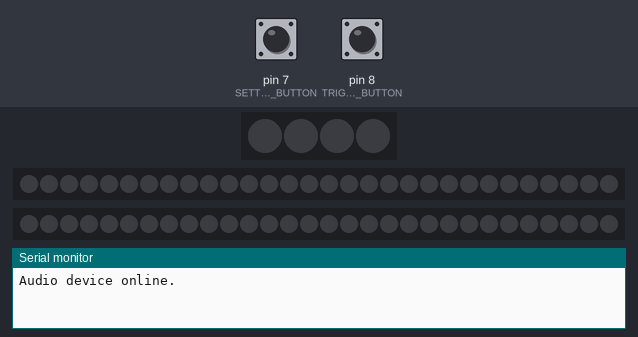
Bench run of a sketch on a simulated Arduino Uno, built with avr-gcc and run on an emulated ATmega328P. Parts: 4 RGB LEDs in strip order, left to right, 2 × 30 RGB LEDs in strip order, left to right, the last lines printed to the serial monitor. The test bench sets the inputs (shaded band); at power-on: pin 8 (TRIGGER_BUTTON) LOW, pin 7 (SETTINGS_BUTTON) LOW.

Above: at 5.9 s.
6.0 s: pin 8 (TRIGGER_BUTTON) pulled HIGH for 0.15 s
7.9 s: pin 7 (SETTINGS_BUTTON) pulled HIGH for 0.15 s
9.5 s: pin 8 (TRIGGER_BUTTON) pulled HIGH for 1 s
12.0 s: pin 7 (SETTINGS_BUTTON) pulled HIGH for 1 s
14.5 s: pin 8 (TRIGGER_BUTTON) pulsed HIGH 2 times (0.12 s each, 0.3 s apart)
At 14.96 s:
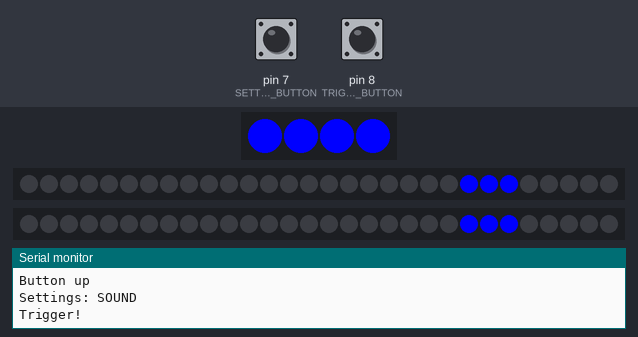
16.7 s: pin 7 (SETTINGS_BUTTON) pulsed HIGH 2 times (0.12 s each, 0.3 s apart)
Timing chart, 0 to 19.7 s (numbered marks = the images above; inputs shaded):
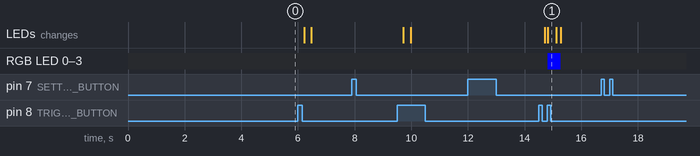

Measured:
- after the input at 14.5 s, RGB LED 0–3: off → RGB(0, 0, 255) after 0.32 s, → off 0.46 s later; the LEDs: first change after 0.22 s (image 1 shows a later state)

The sketch:

BlasterReplicaLogic.ino
```cpp
/* The script to control the working blaster model.
 * Essentially triggers LED and sound when button is pressed.
 * Also offers capabilities to change sound and color profiles.
 *
 * Author: Cyril Marx (Cycrus)
 * Year: 2023
 *
 /**********************************************************/

#include "src/LedSystem.h"
#include "src/SoundSystem.h"
#include "src/ButtonSystem.h"

LedSystem* led;
SoundSystem* sound;
ButtonSystem* buttons;

void setup()
{
  Serial.begin(9600);
  buttons = new ButtonSystem();
  led = new LedSystem();
  sound = new SoundSystem();
  delay(200);
  sound->keepSystemOnline(true);
  delay(1000);
  sound->playWelcomeSound();
}

void loop()
{
  sound->keepSystemOnline(false);

	if(buttons->isTriggerPressed())
  {
    sound->playTriggerSound();
    delay(200);
    Serial.println("Trigger!");
    led->startAnimation();
  }

  SettingsButtonState settingsState = buttons->isSettingsPressed(1, 500);

  if(led->getAnimationStep() == 0)
  {
    if(settingsState == SettingsButtonState::SHORT)
    {
      if(buttons->getCurrSettingType() == SettingsType::COLOR)
      {
        Serial.println("Next color profile");
        led->nextColorProfile();
        sound->playNewColorSound(led->getCurrColorCode());
        buttons->delayButtonPress();
      }
      else if(buttons->getCurrSettingType() == SettingsType::SOUND)
      {
        Serial.println("Next sound profile");
        sound->nextSoundProfile();
        sound->playNewSoundSound(sound->getCurrSoundCode());
        buttons->delayButtonPress();
      }
      else if(buttons->getCurrSettingType() == SettingsType::VOLUME)
      {
        Serial.println("Next volume setting");
        sound->nextVolumeSetting();
        sound->playNewVolumeSound(sound->getCurrVolumeLevel());
        buttons->delayButtonPress();
      }
      else
      {
        Serial.println("Error: Wrong settings type detected.");
      }
    }
    else if(settingsState == SettingsButtonState::LONG)
    {
      buttons->changeSettingsType();
      sound->playNewSettingSound(buttons->getCurrSettingType());
      buttons->delayButtonPress();
    }
  }
  led->performAnimationStep(1);
  delay(5);
}
```

ButtonSystem.cpp
```cpp
#include "ButtonSystem.h"

ButtonSystem::ButtonSystem()
{
  pinMode(TRIGGER_BUTTON, INPUT);
  pinMode(SETTINGS_BUTTON, INPUT);

  trigger_pressed = false;
  settings_pressed = false;
  curr_setting_type = SettingsType::COLOR;
}

bool ButtonSystem::isTriggerPressed()
{
  bool trigger = checkButtonDown(TRIGGER_BUTTON, &trigger_pressed);
  return trigger;
}

SettingsButtonState ButtonSystem::isSettingsPressed(uint32_t short_time, uint32_t long_time)
{
  SettingsButtonState button_state = SettingsButtonState::NONE;
  uint32_t button_pressed_time = checkButtonUp(SETTINGS_BUTTON, &settings_pressed, &settings_press_time);
  if(button_pressed_time >= long_time)
    button_state = SettingsButtonState::LONG;
  else if(button_pressed_time >= short_time)
    button_state = SettingsButtonState::SHORT;
  else
    button_state = SettingsButtonState::NONE;
  return button_state;
}

void ButtonSystem::changeSettingsType()
{
    if(curr_setting_type == SettingsType::COLOR)
    {
      Serial.println("Settings: SOUND");
      curr_setting_type = SettingsType::SOUND;
    }
    else if(curr_setting_type == SettingsType::SOUND)
    {
      Serial.println("Settings: COLOR");
      curr_setting_type = SettingsType::COLOR;
    }
    /*else if(curr_setting_type == SettingsType::VOLUME)
    {
      Serial.println("Settings: COLOR");
      curr_setting_type = SettingsType::COLOR;
    }*/
}

uint8_t ButtonSystem::getCurrSettingType()
{
  return curr_setting_type;
}

void ButtonSystem::delayButtonPress()
{
  delay(400);
}

bool ButtonSystem::checkButtonDown(uint8_t pin, bool* button_state)
{
  if(digitalRead(pin) == HIGH)
  {
    if(!*button_state)
    {
      *button_state = true;
      return true;
    }
  }
  else
  {
    *button_state = false;
  }

  return false;
}

uint32_t ButtonSystem::checkButtonUp(uint8_t pin, bool* button_state, uint32_t* button_down_timer)
{
  bool register_button_down = digitalRead(pin) == HIGH && !*button_state;
  bool register_button_up = digitalRead(pin) == LOW && *button_state;

  if(register_button_down)
  {
    Serial.println("Button down");
    *button_state = true;
    *button_down_timer = millis();
  }

  else if(register_button_up)
  {
    Serial.println("Button up");
    *button_state = false;
    return millis() - *button_down_timer;
  }

  return 0;
}
```

ButtonSystem.h
```cpp
#pragma once

#include <stdint.h>
#include <Arduino.h>

#define TRIGGER_BUTTON 8
#define SETTINGS_BUTTON 7

enum SettingsButtonState
{
  NONE,
  SHORT,
  LONG
};

enum SettingsType
{
  COLOR,
  SOUND,
  VOLUME
};

class ButtonSystem
{
  public:

    /*************************************************
    * Constructor. Initializes the buttons as digital inputs.
    */
    ButtonSystem();

    /*************************************************
     * Checks if the trigger is currently pressed.
     * @return bool True if the button has been pressed.
     */
    bool isTriggerPressed();

    SettingsButtonState isSettingsPressed(uint32_t short_time, uint32_t long_time);

    /*************************************************
     * Rotates through the different settings typese and assigns the next valid one.
     */
    void changeSettingsType();

    /*************************************************
     * Returns the id of the current setting type as an uint8.
     * @return uint8_t The id of the current setting type.
     */
    uint8_t getCurrSettingType();

    /*************************************************
     * Convenience method to delay the controller after
     * a valid setting button press.
     */
    void delayButtonPress();

  private:
    bool trigger_pressed;
    bool settings_pressed;
    uint32_t settings_press_time;
    SettingsType curr_setting_type;

    /*************************************************
     * A general method to check if a certain button was pressed.
     * @param pin The pin the button is located on.
     * @param button_state A pointer to the state representation of the button.
     *                     Used to discard consequtive button pressed.
     * @return bool True if the button has been pressed.
     */
    bool checkButtonDown(uint8_t pin, bool* button_state);

    /*************************************************
     * Checks if a button is released and how long it has been pressed.
     * @param pin The pin the button is located on.
     * @param button_state A pointer to a bool variable representing if the button is currently pressed.
     * @param button_down_timer A pointer to a variable used as a timer how long the button has been pressed.
     * @return uint32_t The time the button was pressed before being released.
     */
    uint32_t checkButtonUp(uint8_t pin, bool* button_state, uint32_t* button_down_timer);
};
```

DFPlayerMiniControl.cpp
```cpp
#include "DFPlayerMiniControl.h"

DFPlayerMiniControl::DFPlayerMiniControl(uint8_t rt, uint8_t tx)
{
  soft_serial = new SoftwareSerial(rt, tx);

  soft_serial->begin(9600);
  delay(500);
  moduleInit();
  //volume(0x10);
}

void DFPlayerMiniControl::execute_CMD(uint8_t Command, uint8_t Data1, uint8_t Data2)
{
  word Checksum = -( Version_Byte + Command_Length + Command + Acknowledge + Data1 + Data2 );
  uint8_t command_line[10] = {
    Start_Byte,
    Version_Byte,
    Command_Length,
    Command,
    Acknowledge,
    Data1,
    Data2,
    highByte(Checksum),
    lowByte(Checksum),
    End_Byte
  };

  for(uint8_t k = 0; k < 10; k++)
  {
    soft_serial->write(command_line[k]);
  }
}

void DFPlayerMiniControl::moduleInit()
{
  execute_CMD(0x0C, 0, 0); delay(1000);
}

void DFPlayerMiniControl::volume(uint8_t volume)
{
  execute_CMD(0x06, 0, volume);
}

void DFPlayerMiniControl::playMp3(uint16_t track)
{
  execute_CMD(0x12, 0, track);
}

void DFPlayerMiniControl::advert(uint16_t track)
{
  execute_CMD(0x13, 0, track);
}

bool DFPlayerMiniControl::trackEnded() {
  return dataReceived();
}

bool DFPlayerMiniControl::dataReceived() {
  if(soft_serial->available() < 10) {
    return false;
  }
  for(uint8_t i = 0; i < 10; i++) {
    soft_serial->read();
  }
  return true;
}
```

DFPlayerMiniControl.h
```cpp
#pragma once

#include <stdint.h>
#include <Arduino.h>
#include "SoftwareSerial.h"

#define Start_Byte 0x7E
#define Version_Byte 0xFF
#define Command_Length 0x06
#define End_Byte 0xEF
#define Acknowledge 0x00

class DFPlayerMiniControl
{
  public:
    DFPlayerMiniControl(uint8_t rt, uint8_t tx);

    void execute_CMD(byte Command, byte Data1, byte Data2);

    void moduleInit();

    void volume(uint8_t volume);

    void playMp3(uint16_t track);

    void advert(uint16_t track);

    bool trackEnded();

  private:
    SoftwareSerial* soft_serial;

    bool dataReceived();
};
```

LedSystem.cpp
```cpp
#include "LedSystem.h"

LedSystem::LedSystem()
{
  front_led = new Adafruit_NeoPixel(FRONT_LED_NUM, FRONT_LED_PIN, NEO_GRB + NEO_KHZ800);
  left_led = new Adafruit_NeoPixel(SIDE_LED_NUM, LEFT_LED_PIN, NEO_GRB + NEO_KHZ800);
  right_led = new Adafruit_NeoPixel(SIDE_LED_NUM, RIGHT_LED_PIN, NEO_GRB + NEO_KHZ800);

  front_led->begin();
  left_led->begin();
  right_led->begin();

  COLOR_LIST[0] = front_led->Color(255, 0, 0); // Red
  COLOR_LIST[1] = front_led->Color(0, 0, 255); // Blue
  COLOR_LIST[2] = front_led->Color(0, 255, 0); // Green
  COLOR_LIST[3] = front_led->Color(255, 255, 0); // Yellow
  COLOR_LIST[4] = front_led->Color(255, 255, 255); // White
  COLOR_LIST[5] = front_led->Color(255, 0, 255); // Purple

  doPerformAnimation = false;
  curr_color = 0;
  curr_animation_step = 0;
  global_step_counter = 0;

  clearAllLeds();
  showAllLeds();
}

void LedSystem::nextColorProfile()
{
  curr_color++;
  if(curr_color >= COLOR_NUM)
    curr_color = 0;
}

uint8_t LedSystem::getCurrColorCode()
{
  return curr_color;
}

uint32_t LedSystem::getAnimationStep()
{
  return curr_animation_step;
}

void LedSystem::performAnimationStep(int step_delay)
{
  if(!doPerformAnimation)
      return;

  if(global_step_counter % step_delay == 0)
  {
    clearAllLeds();

    animateFrontLed();
    animateSideLed(left_led);
    animateSideLed(right_led);

    curr_animation_step++;
    if(curr_animation_step > MAX_ANIMATION_STEP)
    {
      clearAllLeds();
      curr_animation_step = 0;
      doPerformAnimation = false;
    }
    showAllLeds();
  }

  global_step_counter++;
}

void LedSystem::clearAllLeds()
{
  clearLed(front_led);
  clearLed(right_led);
  clearLed(left_led);
}

void LedSystem::showAllLeds()
{
  front_led->show();
  left_led->show();
  right_led->show();
}

void LedSystem::startAnimation()
{
  doPerformAnimation = true;
  curr_animation_step = 1;
  global_step_counter = 0;
}

void LedSystem::animateFrontLed()
{
  if(animationProgressLowerBound(10))
  {
    lightLed(front_led, 4, 0);
    front_led->setBrightness(255);
  }

  if(animationProgressLowerBound(50))
  {
    uint32_t max_brightness_step = getAnimationStepPercentage(50);
    uint32_t min_brightness_step = getAnimationStepPercentage(100);
    float step_range = min_brightness_step - max_brightness_step;

    float norm_curr_animation_step = (float)(((float)curr_animation_step - (float)max_brightness_step) / (float)step_range);
    float inv_norm_curr_animation_step = 1 - norm_curr_animation_step;

    uint32_t curr_brightness = inv_norm_curr_animation_step * 255;
    lightLed(front_led, 4, 0);
    front_led->setBrightness(curr_brightness);
  }
}

void LedSystem::animateSideLed(Adafruit_NeoPixel* led)
{
  uint32_t min_slide_step = getAnimationStepPercentage(0);
  uint32_t max_slide_step = getAnimationStepPercentage(50);
  uint32_t width = 3;

  float slide_range = max_slide_step - min_slide_step;
  float norm_pixel_start = (float)(((float)curr_animation_step - (float)min_slide_step) / (float)slide_range);
  uint32_t proj_pixel_start = norm_pixel_start * SIDE_LED_NUM;

  lightLed(led, width, proj_pixel_start);
}

uint32_t LedSystem::getAnimationStepPercentage(uint8_t percentage)
{
  if(percentage > 100)
    percentage = 100;

  return ((float)MAX_ANIMATION_STEP / (float)100) * (float)percentage;
}

uint32_t LedSystem::getCurrentAnimationProgressPercentage()
{
  return ((float)MAX_ANIMATION_STEP * (float)100 / (float)curr_animation_step);
}

void LedSystem::lightLed(Adafruit_NeoPixel* led, uint8_t pixel_count, uint8_t start)
{
  led->fill(COLOR_LIST[curr_color], start, pixel_count);
}

void LedSystem::clearLed(Adafruit_NeoPixel* led)
{
  led->setBrightness(255);
  led->clear();
}

bool LedSystem::animationProgressLowerBound(uint8_t percentage)
{
  if(percentage > 100)
    percentage = 100;

  return ((curr_animation_step * 100) / (MAX_ANIMATION_STEP)) >= percentage;
}


bool LedSystem::animationProgressUpperBound(uint8_t percentage)
{
  if(percentage > 100)
    percentage = 100;

  return ((curr_animation_step * 100) / (MAX_ANIMATION_STEP)) < percentage;
}
```

LedSystem.h
```cpp
#pragma once

#include <stdint.h>
#include <Arduino.h>
#include <Adafruit_NeoPixel.h>

#define FRONT_LED_PIN 9
#define LEFT_LED_PIN 6
#define RIGHT_LED_PIN 5

#define FRONT_LED_NUM 4
#define SIDE_LED_NUM 30

class LedSystem
{
  public:

    /*************************************************
     * Constructor. Initializes LED devices.
     */
    LedSystem();

    /*************************************************
     * Rotates through all possible color profiles.
     */
    void nextColorProfile();

    /*************************************************
     * Returns the current color value.
     * @return uint8_t The current color code.
     */
    uint8_t getCurrColorCode();

    /*************************************************
     * Returns the current animation step. Used to check
     * if configuration attempts are valid or not.
     * @return uint32_t The current step of the animation progress.
     */
    uint32_t getAnimationStep();

    /*************************************************
     * Performs a single animation step. Must be called in every iteration of the controller.
     * @param step_delay The delay in between the individual animation steps measured in
     *                   controller cycles. The higher this value, the slower the animation
     *                   is played.
     */
    void performAnimationStep(int step_delay);

    /*************************************************
     * Clears the color of all neopixel leds.
     */
    void clearAllLeds();

    /*************************************************
     * A wrapper to call the update function of the leds on all led lights.
     */
    void showAllLeds();

    /*************************************************
     * Starts the animation by resetting all values.
     */
    void startAnimation();

  private:
    Adafruit_NeoPixel* front_led;
    Adafruit_NeoPixel* left_led;
    Adafruit_NeoPixel* right_led;

    bool doPerformAnimation;

    const uint8_t COLOR_NUM = 6;
    uint32_t COLOR_LIST[6];
    uint8_t curr_color;

    const uint32_t MAX_ANIMATION_STEP = 30;
    uint32_t curr_animation_step;

    int global_step_counter;

    /*************************************************
     * The animation logic of the front led collection.
     */
    void animateFrontLed();

    /*************************************************
     * The animation logic of the side led collections.
     * @param led A pointer to the led collection to animate.
     */
    void animateSideLed(Adafruit_NeoPixel* led);

    /*************************************************
     * Returns the absolute step number of the animation given a percentage (0-100).
     * @param percentage The percentage to translate.
     * @return uint32_t The absolute step number translated.
     */
    uint32_t getAnimationStepPercentage(uint8_t percentage);

    /*************************************************
     * Returns the current progress of the animation in a percentage number (0-100).
     * @return uint32_t The percentage of the current animation progress.
     */
    uint32_t getCurrentAnimationProgressPercentage();

    /*************************************************
     * Lights a led collection with a given number of pixels starting at a certain position.
     * As a color it takes the currently active color.
     * @param led A pointer to the led collection to light up.
     * @param pixel_count The number of pixels to light up.
     * @param start The id of the first pixel to light up.
     */
    void lightLed(Adafruit_NeoPixel* led, uint8_t pixel_count, uint8_t start);

    /*************************************************
     * Clears the color of a certain led collection.
     * @param led A pointer to the led to clear.
     */
    void clearLed(Adafruit_NeoPixel* led);

    /*************************************************
     * Checks if the animation progress is at least the given percentage.
     * @param percentage The percentage of animation progress to check for.
     * @return bool True if the animation progress is at least the given percentage.
     */
    bool animationProgressLowerBound(uint8_t percentage);

    /*************************************************
     * Checks if the animation progress is below the given percentage.
     * @param percentage The percentage of animation progress to check for.
     * @return bool True if the animation progress is below the given percentage.
     */
    bool animationProgressUpperBound(uint8_t percentage);
};
```

Source omitted: SoundSystem.cpp (1873 bytes), SoundSystem.h (2568 bytes)
